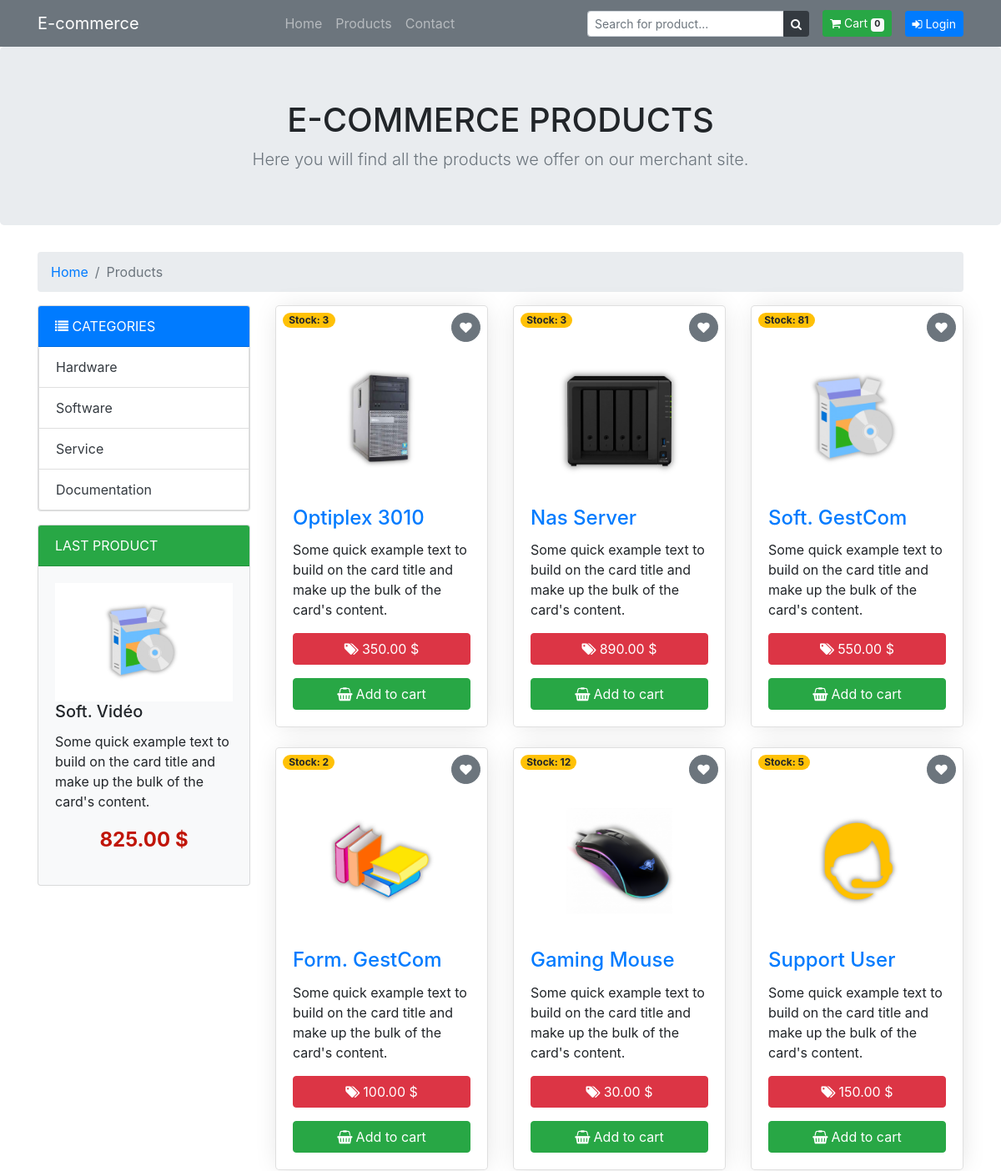
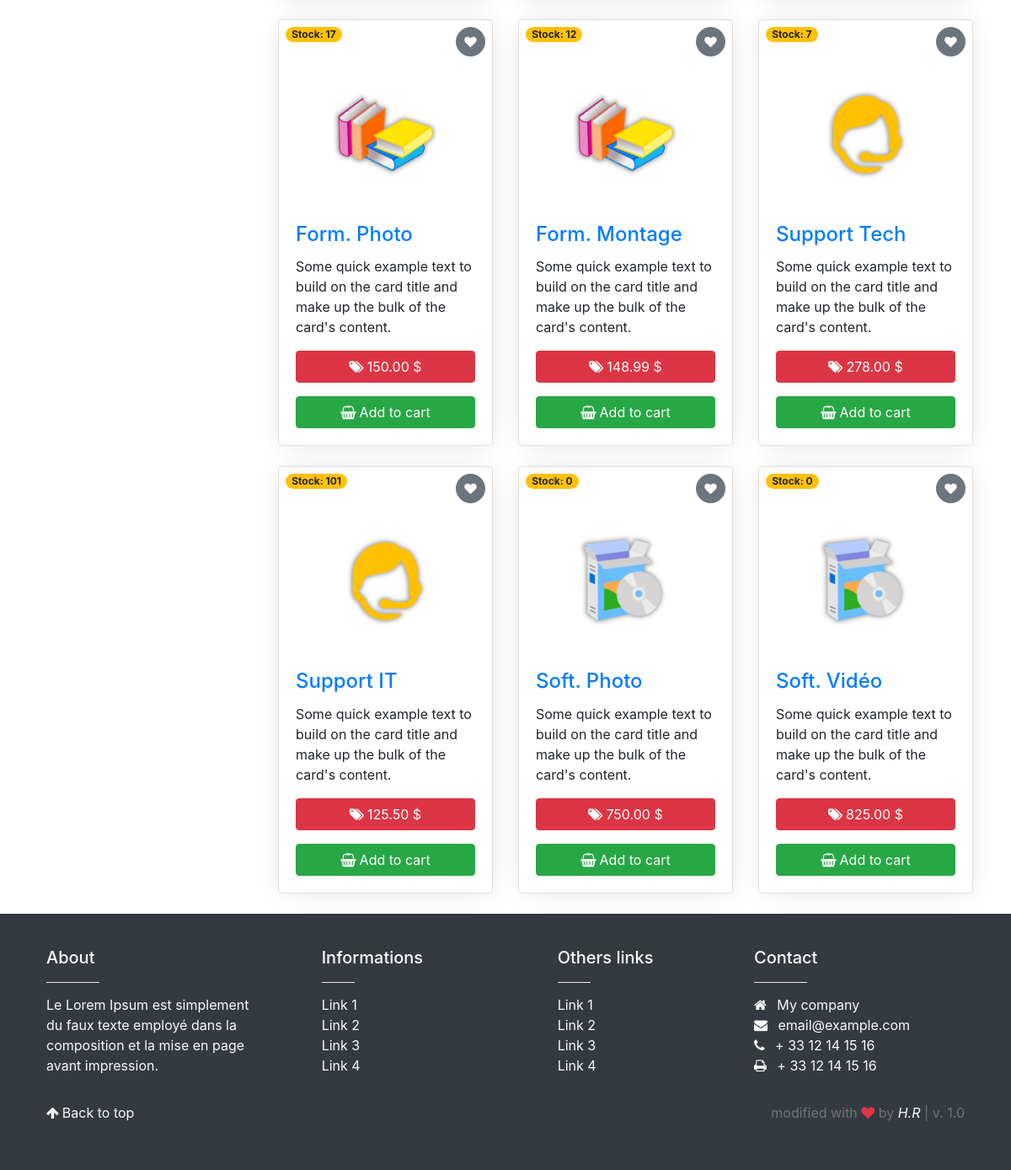
/index.php?controller=Produit&action=showProduct, run on the app's committed database (2 pictures, top to bottom).
### tables this page shows
CREATE TABLE IF NOT EXISTS `categorie` (
  `idCategorie` int(11) NOT NULL,
  `LibelleCategorie` varchar(45) DEFAULT NULL,
  `CaCategorie` float DEFAULT NULL,
  PRIMARY KEY (`idCategorie`)
);

CREATE TABLE IF NOT EXISTS `produit` (
  `idProduit` int(11) NOT NULL,
  `LibelleProduit` varchar(100) DEFAULT NULL,
  `PrixHTProduit` float(6,2) DEFAULT NULL,
  `QteStockProduit` int(11) DEFAULT NULL,
  `idFourn` int(11) DEFAULT NULL,
  `idCat` int(11) DEFAULT NULL,
  `ImageProduit` varchar(50) DEFAULT NULL,
  `nbVenteProduit` int(11) DEFAULT '0',
  PRIMARY KEY (`idProduit`),
  KEY `FKFourn` (`idFourn`),
  KEY `FKCat` (`idCat`),
  CONSTRAINT `FKCat` FOREIGN KEY (`idCat`) REFERENCES `categorie` (`idCategorie`) ON DELETE NO ACTION ON UPDATE NO ACTION,
  CONSTRAINT `FKFourn` FOREIGN KEY (`idFourn`) REFERENCES `fournisseur` (`idFournisseur`) ON DELETE NO ACTION ON UPDATE NO ACTION
);

### configs/require.inc.php (called while the page is built, shortened)
<?php
require_once Chemins::LIBS . 'panier.class.php';
require_once Chemins::VUES_PERMENENTES . 'v_entete.inc.php';
require_once Chemins::VUES_PERMENENTES . 'v_menu.inc.php';
?>

### libs/panier.class.php (called while the page is built, shortened)
<?php
class GestionPanier {
    public static function getNbProducts() {
        return isset($_SESSION['products']) ? count($_SESSION['products']) : 0;
    }
}
?>

### application/modeles/modelePDO.class.php (called while the page is built, shortened)
<?php
class ModelePDO {
    protected static $serveur = MySqlConfig::SERVEUR;
    protected static $base = MySqlConfig::BASE;
    protected static $utilisateur = MySqlConfig::UTILISATEUR;
    protected static $passe = MySqlConfig::MOT_DE_PASSE;
    protected static $pdoCnxBase = null;
    protected static $pdoStResults = null;
    protected static $requete = "";
    protected static $resultat = null;
    protected static function seConnecter() {
        if (!isset(self::$pdoCnxBase)) {
            try {
                self::$pdoCnxBase = new PDO('mysql:host=' . self::$serveur . ';dbname=' . self::$base, self::$utilisateur, self::$passe);
                self::$pdoCnxBase->setAttribute(PDO::ATTR_ERRMODE, PDO::ERRMODE_EXCEPTION);
                self::$pdoCnxBase->setAttribute(PDO::ATTR_DEFAULT_FETCH_MODE, PDO::FETCH_OBJ);
                self::$pdoCnxBase->query("SET CHARACTER SET utf8");
            } catch (Exception $e) {
                echo 'Erreur : ' . $e->getMessage() . '<br />';
                echo 'Code : ' . $e->getCode();
            }
        }
    }
    public static function getLesTuplesByTable($table) {
        self::$requete = "SELECT * FROM " . $table;
        self::$pdoStResults = self::$pdoCnxBase->prepare(self::$requete);
        self::$pdoStResults->execute();
        self::$resultat = self::$pdoStResults->fetchAll(PDO::FETCH_OBJ);
        return self::$resultat;
    }
    public static function requeteSelect($champs, $tables, $conditions = null) {
        self::$requete = "SELECT " . $champs . " FROM " . $tables;
        if ($conditions != null) {
            self::$requete .= " WHERE " . $conditions;
        }
        self::$pdoStResults = self::$pdoCnxBase->prepare(self::$requete);
        self::$pdoStResults->execute();
        self::$resultat = self::$pdoStResults->fetchAll(PDO::FETCH_OBJ);
        return self::$resultat;
    }
}
?>

### application/modeles/gestion_boutique.class.php (called while the page is built, shortened)
<?php
require_once 'modelePDO.class.php';
class GestionBoutique extends ModelePDO {
    public static function getLesCategories() {
        return self::getLesTuplesByTable("categorie");
    }
    public static function getLesProduitsAndCategories() {
        return self::requeteSelect("*", "produit, categorie", "(produit.idCat = categorie.idCategorie)");
    }
    public static function getDernierProduit($nbTuples) {
        return self::requeteSelect("*", "produit, categorie", "(produit.idCat = categorie.idCategorie) ORDER BY idProduit DESC LIMIT $nbTuples");
    }
}
?>

### application/vues/v_category.inc.php (the view)
<section class="jumbotron text-center">
    <div class="container">
        <h1 class="jumbotron-heading">E-COMMERCE PRODUCTS</h1>
        <p class="lead text-muted mb-0">Here you will find all the products we offer on our merchant site.</p>
    </div>
</section>
<div class="container">
    <div class="row">
        <div class="col">
            <nav aria-label="breadcrumb">
                <ol class="breadcrumb">
                    <li class="breadcrumb-item"><a href="index.php">Home</a></li>
                    <li class="breadcrumb-item active" aria-current="page">Products</li>
                </ol>
            </nav>
        </div>
    </div>
</div>
<div class="container">
    <div class="row">
        <div class="col-12 col-sm-3">
            <div class="card bg-light mb-3">
                <div class="card-header bg-primary text-white text-uppercase"><i class="fa fa-list"></i> Categories</div>
                <ul class="list-group category_block">
                <?php
                foreach(VariablesGlobales::$theCategories as $theCategorie)
                {
                ?>
                <li class="list-group-item">
                    <a href=index.php?controller=Produit&action=showProduct&categorie=<?= $theCategorie->LibelleCategorie; ?>><?= $theCategorie->LibelleCategorie; ?></a>
                </li>
                <?php
                }
                ?>
                </ul>
            </div>
            <div class="card bg-light mb-3 ">
                <div class="card-header bg-success text-white text-uppercase">Last product</div>
                <div class="card-body">
                    <img class="img-fluid" src="<?= Chemins::IMAGES_PRODUITS . strtolower(VariablesGlobales::$lastProduct[0]->LibelleCategorie); ?>/<?= VariablesGlobales::$lastProduct[0]->ImageProduit; ?>" />
                    <h5 class="card-title"><?= VariablesGlobales::$lastProduct[0]->LibelleProduit; ?></h5>
                    <p class="card-text">Some quick example text to build on the card title and make up the bulk of the card's content.</p>
                    <p class="bloc_left_price"><?= VariablesGlobales::$lastProduct[0]->PrixHTProduit; ?> $</p>
                </div>
            </div>
        </div>
        <div class="col">
            <div class="row">
                <?php
                foreach (VariablesGlobales::$theProducts as $theProduct)
                {
                ?>
                <div class="col-12 col-md-6 col-lg-4">
                    <div class="card mb-4 box-shadow-product">
                        <span class="badge badge-pill badge-warning m-2">Stock: <?= $theProduct->QteStockProduit; ?></span>
                        <?php
                        if (isset($_SESSION['login_username'])) {
                        ?>
                        <a class="btn btn-secondary btn-circle btn-circle-sm float-right m-2" href="index.php?controller=Produit&action=addProductToListFavorite&idProduct=<?= $theProduct->idProduit; ?>"><i class="fa fa-heart" style="<?= GestionBoutique::checkProductFavoriteColorHeart($_SESSION['id_user'], $theProduct->idProduit); ?>" ></i></a>
                        <?php
                        } else {
                        ?>
                        <a class="btn btn-secondary btn-circle btn-circle-sm float-right m-2" href="index.php?controller=Produit&action=addProductToListFavorite&idProduct=<?= $theProduct->idProduit; ?>"><i class="fa fa-heart"></i></a>
                        <?php
                        }
                        ?>
                        <img class="card-img-top" src="<?= Chemins::IMAGES_PRODUITS .  strtolower($theProduct->LibelleCategorie); ?>/<?= $theProduct->ImageProduit; ?>" alt="Card image cap">
                        <div class="card-body">
                            <h4 class="card-title"><a href="product.html" title="View Product"></i><?= $theProduct->LibelleProduit; ?></a></h4>
                            <p class="card-text">Some quick example text to build on the card title and make up the bulk of the card's content.</p>
                            <div class="row">
                                <div class="col">
                                    <p class="btn btn-danger btn-block"><i class="fa fa-tags">&nbsp;</i><?= $theProduct->PrixHTProduit; ?> $</p>
                                </div>
                                <div class="col">
                                    <a href="index.php?controller=Panier&action=addToCart&idProduct=<?= $theProduct->idProduit; ?>" class="btn btn-success btn-block atc"><i class="fa fa-shopping-basket">&nbsp;</i>Add to cart</a>
                                </div>
                            </div>
                        </div>
                    </div>
                </div>
                <?php
                }
                ?>
            </div>
        </div>
    </div>
</div>

### application/vues/permanentes/v_entete.inc.php (shortened to what this page needs)
<!DOCTYPE html>
<html lang="fr">
<head>
    <link href="//cdn.jsdelivr.net/npm/notyf@3/notyf.min.css" rel="stylesheet">
    <link href="//maxcdn.bootstrapcdn.com/bootstrap/4.0.0/css/bootstrap.min.css" rel="stylesheet" type="text/css">
    <link href="//maxcdn.bootstrapcdn.com/font-awesome/4.7.0/css/font-awesome.min.css" rel="stylesheet" type="text/css">
    <link href="//cdnjs.cloudflare.com/ajax/libs/animate.css/4.1.1/animate.min.css" rel="stylesheet" type="text/css"/>
    <link href="//cdn.datatables.net/1.11.3/css/dataTables.bootstrap4.min.css" rel="stylesheet" type="text/css" >
    <link href="<?= Chemins::STYLES . 'style.css'?>" rel="stylesheet" type="text/css">
</head>
<body>

### application/vues/permanentes/v_menu.inc.php (shortened to what this page needs)
<nav class="navbar navbar-expand-md navbar-dark bg-secondary">
    <div class="container">
        <a class="navbar-brand" href="index.php">E-commerce</a>
        <div class="collapse navbar-collapse justify-content-end" id="navbarsExampleDefault">
            <ul class="navbar-nav m-auto">
                <li class="nav-item">
                    <a class="nav-link" href="index.php">Home <span class="sr-only">(current)</span></a>
                </li>
                <li class="nav-item">
                    <a class="nav-link" href="index.php?controller=Produit&action=showProduct">Products</a>
                </li>
                <li class="nav-item">
                    <a class="nav-link" href="index.php?controller=Contact&action=showContact">Contact</a>
                </li>
            </ul>
            <form action="index.php?controller=Produit&action=searchProduct" method="POST" class="form-inline my-2 my-lg-0">
                <div class="input-group input-group-sm">
                    <input type="text" name="recherche" class="form-control" placeholder="Search for product...">
                    <div class="input-group-append">
                        <button type="button" onclick="form.submit();" class="btn btn-dark btn-number">
                            <i class="fa fa-search"></i>
                        </button>
                    </div>
                </div>
            </form>
                <a class="btn btn-success btn-sm ml-3" href="index.php?controller=Panier&action=showCart">
                    <i class="fa fa-shopping-cart"></i> Cart
                    <span class="badge badge-light"><?= GestionPanier::getNbProducts(); ?></span>
                </a>
                <?php
                if (!isset($_SESSION['login_username'])) {
                ?>
                <a class="btn btn-primary btn-sm ml-3" href="index.php?controller=Identification&action=showLogin">
                   <i class="fa fa-sign-in"></i> Login
                </a>
                <?php
                }
                ?>
        </div>
    </div>
</nav>

### index.php (shortened to what this page needs)
<?php
require_once 'configs/require.inc.php';
if (!isset($_REQUEST['controller'])) {
    require_once(Chemins::VUES . "v_home.inc.php");
} else {
    $action = $_REQUEST['action'];
    $controllerObject = new $controllerClass();
    $controllerObject->$action();
}
require Chemins::VUES_PERMENENTES.'v_pied.inc.php';
?>

### application/controleurs/ControleurProduit.class.php (shortened to what this page needs)
<?php
class ControleurProduit {
    public function showProduct() {
        VariablesGlobales::$theCategories = GestionBoutique::getLesCategories();
        VariablesGlobales::$theProducts = GestionBoutique::getLesProduitsAndCategories();
        VariablesGlobales::$lastProduct = GestionBoutique::getDernierProduit(1);
        if (VariablesGlobales::$theProducts == NULL) {
            require Chemins::VUES . 'v_error_404.inc.php';
        } else {
            require Chemins::VUES . 'v_category.inc.php';
        }
    }
}
?>

### application/vues/permanentes/v_pied.inc.php
<footer class="text-light ">
    <div class="container">
        <div class="row">
            <div class="col-md-3 col-lg-4 col-xl-3">
                <h5>About</h5>
                <hr class="bg-white mb-2 mt-0 d-inline-block mx-auto w-25">
                <p class="mb-0">
                    Le Lorem Ipsum est simplement du faux texte employé dans la composition et la mise en page avant impression.
                </p>
            </div>
            <div class="col-md-2 col-lg-2 col-xl-2 mx-auto">
                <h5>Informations</h5>
                <hr class="bg-white mb-2 mt-0 d-inline-block mx-auto w-25">
                <ul class="list-unstyled">
                    <li><a href="">Link 1</a></li>
                    <li><a href="">Link 2</a></li>
                    <li><a href="">Link 3</a></li>
                    <li><a href="">Link 4</a></li>
                </ul>
            </div>
            <div class="col-md-3 col-lg-2 col-xl-2 mx-auto">
                <h5>Others links</h5>
                <hr class="bg-white mb-2 mt-0 d-inline-block mx-auto w-25">
                <ul class="list-unstyled">
                    <li><a href="">Link 1</a></li>
                    <li><a href="">Link 2</a></li>
                    <li><a href="">Link 3</a></li>
                    <li><a href="">Link 4</a></li>
                </ul>
            </div>
            <div class="col-md-4 col-lg-3 col-xl-3">
                <h5>Contact</h5>
                <hr class="bg-white mb-2 mt-0 d-inline-block mx-auto w-25">
                <ul class="list-unstyled">
                    <li><i class="fa fa-home mr-2"></i> My company</li>
                    <li><i class="fa fa-envelope mr-2"></i> email@example.com</li>
                    <li><i class="fa fa-phone mr-2"></i> + 33 12 14 15 16</li>
                    <li><i class="fa fa-print mr-2"></i> + 33 12 14 15 16</li>
                </ul>
            </div>
            <div class="col-12 copyright mt-3">
                <p class="float-left">
                    <a href="#"><i class="fa fa-arrow-up">&nbsp;</i>Back to top</a>
                </p>
                <p class="text-right text-muted">modified with <i class="fa fa-heart fa-spin" style="color: #dc3545;"></i> by <a target="_blank" href="https://ahmosys.github.io"><i>H.R</i></a> | <span>v. 1.0</span></p>
            </div>
        </div>
    </div>
</footer>
</body>
</html>

### public/styles/style.css (style rules this page uses)
.bloc_left_price { color: #c01508; text-align: center; font-weight: bold; font-size: 150%; }
.category_block li a { color: #343a40; }
footer { background: #343a40; padding: 40px; }
footer a { color: #f8f9fa!important }
html { scroll-behavior: smooth; }
.box-shadow-product { position: relative; display: inline-block; background-color: #fff; border-radius: 5px; box-shadow: 1px 1px 29px -6px rgba(0,0,0,0.15); border-radius: 5px; -webkit-transition: all 0.6s cubic-bezier(0.165, 0.84, 0.44, 1); transition: all 0.6s cubic-bezier(0.165, 0.84, 0.44, 1); }
.box-shadow-product::after { content: ""; border-radius: 5px; position: absolute; z-index: -1; top: 0; left: 0; width: 100%; height: 100%; box-shadow: 0 5px 15px rgba(0, 0, 0, 0.3); opacity: 0; -webkit-transition: all 0.6s cubic-bezier(0.165, 0.84, 0.44, 1); transition: all 0.6s cubic-bezier(0.165, 0.84, 0.44, 1); }
.btn-circle { width: 45px; height: 45px; line-height: 45px; text-align: center; padding: 0; border-radius: 50%; }
.btn-circle i { position: relative; top: -1px; }
.btn-circle-sm { width: 35px; height: 35px; line-height: 35px; font-size: 0.9rem; }

### data on the page
categorie: LibelleCategorie "Hardware"
categorie: LibelleCategorie "Software"
categorie: LibelleCategorie "Service"
categorie: LibelleCategorie "Documentation"
produit: ImageProduit (picture), LibelleProduit "Soft. Vidéo", PrixHTProduit "825.00", QteStockProduit "0"
produit: QteStockProduit "3", ImageProduit (picture), LibelleProduit "Optiplex 3010", PrixHTProduit "350.00"
produit: QteStockProduit "3", ImageProduit (picture), LibelleProduit "Nas Server", PrixHTProduit "890.00"
produit: QteStockProduit "81", ImageProduit (picture), LibelleProduit "Soft. GestCom", PrixHTProduit "550.00"
produit: QteStockProduit "2", ImageProduit (picture), LibelleProduit "Form. GestCom", PrixHTProduit "100.00"
produit: QteStockProduit "12", ImageProduit (picture), LibelleProduit "Gaming Mouse", PrixHTProduit "30.00"
produit: QteStockProduit "5", ImageProduit (picture), LibelleProduit "Support User", PrixHTProduit "150.00"
produit: QteStockProduit "17", ImageProduit (picture), LibelleProduit "Form. Photo", PrixHTProduit "150.00"
produit: QteStockProduit "12", ImageProduit (picture), LibelleProduit "Form. Montage", PrixHTProduit "148.99"
produit: QteStockProduit "7", ImageProduit (picture), LibelleProduit "Support Tech", PrixHTProduit "278.00"
produit: QteStockProduit "101", ImageProduit (picture), LibelleProduit "Support IT", PrixHTProduit "125.50"
produit: QteStockProduit "0", ImageProduit (picture), LibelleProduit "Soft. Photo", PrixHTProduit "750.00"

### other printed values
GestionPanier::getNbProducts() "0"
